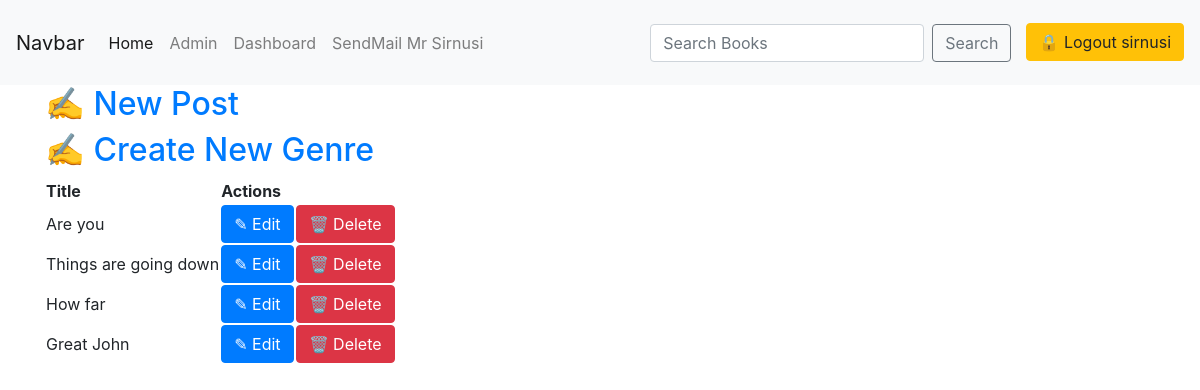
Screenshot of /book_app/dashboard/ (signed in) with the database file from the repository.
### book_app/models.py (models this page shows, shortened)
class Book(models.Model):
    title = models.CharField(max_length=100)
    slug = models.SlugField()
    author = models.ForeignKey(User, on_delete=models.CASCADE)
    context = models.TextField()
    release_year = models.DateTimeField(auto_now_add=True)
    count = models.PositiveIntegerField(default=0)
    genre = models.ForeignKey(Genre, on_delete=models.CASCADE)
    image = models.ImageField(upload_to='profile_pics')
    class Meta:
        ordering = ['-release_year']

### book_app/views.py (the view)
# urls.py: path('dashboard/', views.Dashboard.as_view(), name='dashboard'),
class Dashboard(LoginRequiredMixin, View):
    def get(self, *args, **kwargs):
        view = HomeView.as_view(template_name='book_app/dashboard.html')
        return view(*args, **kwargs)

### book_app/views.py (called while the page is built)
    def get_context_data(self, **kwargs):
        context = super().get_context_data(**kwargs)
        context['books'] = Book.objects.filter(author=self.request.user)
        return context

### book_app/templates/book_app/dashboard.html
<!DOCTYPE html>
{% extends 'book_app/base.html' %}
{% block body_block %}
    <div class="blog-table">
        <h2><a href="{% url 'create_books' %}">&#9997 New Post</a></h2>
        <h2><a href="{% url 'create_genre' %}">&#9997 Create New Genre</a></h2>
        <table>
            <tr>
                <th>Title</th>
                <th colspan="2">Actions</th>
            </tr>
            {% for book in books %}
            <tr>
                    <td>{{book.title}}</td>
                    <td><a class='btn btn-primary' href="{% url 'update_books' book.pk %}">&#9998 Edit</a></td>
                    <td><a class="btn btn-danger" href="{% url 'delete_books' book.pk %}">&#128465 Delete</a></td>
            </tr>
            {% endfor %}
        </table>
    </div>
{% endblock %}

### book_app/templates/book_app/base.html (shortened to what this page needs)
<!DOCTYPE html>
<html lang="en">
<head>
    <link rel="stylesheet" href="https://cdn.jsdelivr.net/npm/bootstrap@4.6.0/dist/css/bootstrap.min.css">
</head>
<body>
    <nav class="navbar navbar-expand-lg navbar-light bg-light">
        <a class="navbar-brand" href="#">Navbar</a>
        <div class="collapse navbar-collapse" id="navbarSupportedContent">
            <ul class="navbar-nav mr-auto">
                <li class="nav-item active">
                    <a class="nav-link" href="{% url 'home' %}">Home <span class="sr-only">(current)</span></a>
                </li>
                <li class="nav-item">
                    <a class="nav-link" target="_blank" href="{% url 'admin:index' %}">Admin</a>
                </li>
                <li class="nav-item">
                    <a class="nav-link" href="{% url 'dashboard' %}">Dashboard</a>
                </li>
                <li class="nav-item">
                    <a class="nav-link" href="{% url 'send_email' %}">SendMail Mr {{request.user.username | title}}</a>
                </li>
            </ul>
            <form action="{% url 'search_results' %}" method="GET" class="form-inline my-2 my-lg-0">
                <input name="q" class="form-control mr-sm-2" type="search" placeholder="Search Books" aria-label="Search">
                <button class="btn btn-outline-secondary my-2 my-sm-0" type="submit">Search</button>
            </form>
                {% if request.user.is_authenticated %}
                    <p><a class='btn btn-warning' style="margin: 15px 0px 0px 15px;" href="{% url 'logout' %}">&#128274 Logout {{request.user.username}}</a></p>
                {% else %}
                    <p><a class='btn btn-primary' style="margin: 15px 0px 0px 15px;" href="{% url 'login' %}">&#128275 Login</a></p>
                    <p><a class="btn btn-secondary" style="margin: 15px 0px 0px ;" href="{% url 'register_user' %}">Register</a></p>
                {% endif %}
        </div>
    </nav>
    <div class="container">
        {% block body_block %}
        {% endblock %}
    </div>
</body>
</html>

### rows the page displays
Book: title "Are you"
Book: title "Things are going down"
Book: title "How far"
Book: title "Great John"

### other values shown
{{ request.user.username | title }} "Sirnusi"
{{ request.user.username }} "sirnusi"
